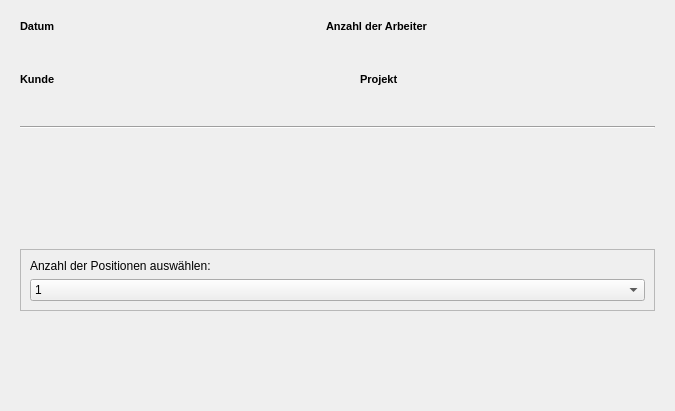
<?xml version="1.0" encoding="UTF-8"?>
<ui version="4.0">
 <class>WizardPage</class>
 <widget class="QWizardPage" name="WizardPage">
  <property name="geometry">
   <rect>
    <x>0</x>
    <y>0</y>
    <width>675</width>
    <height>411</height>
   </rect>
  </property>
  <property name="windowTitle">
   <string>WizardPage</string>
  </property>
  <property name="title">
   <string>Positionen</string>
  </property>
  <property name="subTitle">
   <string>Stunden aufteilen nach Positionen</string>
  </property>
  <layout class="QVBoxLayout" name="verticalLayout">
   <item>
    <widget class="QFrame" name="frame_2">
     <property name="frameShape">
      <enum>QFrame::NoFrame</enum>
     </property>
     <property name="frameShadow">
      <enum>QFrame::Raised</enum>
     </property>
     <layout class="QVBoxLayout" name="verticalLayout_3">
      <property name="spacing">
       <number>40</number>
      </property>
      <property name="bottomMargin">
       <number>9</number>
      </property>
      <item>
       <layout class="QHBoxLayout" name="horizontalLayout">
        <property name="spacing">
         <number>6</number>
        </property>
        <item>
         <widget class="QLabel" name="label_datum">
          <property name="minimumSize">
           <size>
            <width>300</width>
            <height>0</height>
           </size>
          </property>
          <property name="maximumSize">
           <size>
            <width>300</width>
            <height>16777215</height>
           </size>
          </property>
          <property name="font">
           <font>
            <pointsize>8</pointsize>
            <weight>75</weight>
            <bold>true</bold>
           </font>
          </property>
          <property name="text">
           <string>Datum</string>
          </property>
         </widget>
        </item>
        <item>
         <widget class="QLabel" name="label_anzahlak">
          <property name="font">
           <font>
            <pointsize>8</pointsize>
            <weight>75</weight>
            <bold>true</bold>
           </font>
          </property>
          <property name="text">
           <string>Anzahl der Arbeiter</string>
          </property>
         </widget>
        </item>
       </layout>
      </item>
      <item>
       <layout class="QHBoxLayout" name="horizontalLayout_2">
        <item>
         <widget class="QLabel" name="label_kunde">
          <property name="minimumSize">
           <size>
            <width>300</width>
            <height>0</height>
           </size>
          </property>
          <property name="maximumSize">
           <size>
            <width>300</width>
            <height>16777215</height>
           </size>
          </property>
          <property name="font">
           <font>
            <pointsize>8</pointsize>
            <weight>75</weight>
            <bold>true</bold>
           </font>
          </property>
          <property name="text">
           <string>Kunde</string>
          </property>
         </widget>
        </item>
        <item>
         <widget class="QLabel" name="label_projekt">
          <property name="font">
           <font>
            <pointsize>8</pointsize>
            <weight>75</weight>
            <bold>true</bold>
           </font>
          </property>
          <property name="text">
           <string>Projekt</string>
          </property>
         </widget>
        </item>
       </layout>
      </item>
      <item>
       <widget class="Line" name="line">
        <property name="orientation">
         <enum>Qt::Horizontal</enum>
        </property>
       </widget>
      </item>
      <item>
       <spacer name="verticalSpacer">
        <property name="orientation">
         <enum>Qt::Vertical</enum>
        </property>
        <property name="sizeHint" stdset="0">
         <size>
          <width>20</width>
          <height>40</height>
         </size>
        </property>
       </spacer>
      </item>
      <item>
       <widget class="QFrame" name="frame">
        <property name="frameShape">
         <enum>QFrame::StyledPanel</enum>
        </property>
        <property name="frameShadow">
         <enum>QFrame::Raised</enum>
        </property>
        <layout class="QVBoxLayout" name="verticalLayout_2">
         <item>
          <widget class="QLabel" name="label_2">
           <property name="text">
            <string>Anzahl der Positionen auswählen:</string>
           </property>
          </widget>
         </item>
         <item>
          <widget class="QComboBox" name="input_anzahlPos">
           <item>
            <property name="text">
             <string>1</string>
            </property>
           </item>
           <item>
            <property name="text">
             <string>2</string>
            </property>
           </item>
           <item>
            <property name="text">
             <string>3</string>
            </property>
           </item>
           <item>
            <property name="text">
             <string>4</string>
            </property>
           </item>
           <item>
            <property name="text">
             <string>5</string>
            </property>
           </item>
           <item>
            <property name="text">
             <string>6</string>
            </property>
           </item>
           <item>
            <property name="text">
             <string>7</string>
            </property>
           </item>
           <item>
            <property name="text">
             <string>8</string>
            </property>
           </item>
           <item>
            <property name="text">
             <string>9</string>
            </property>
           </item>
           <item>
            <property name="text">
             <string>10</string>
            </property>
           </item>
          </widget>
         </item>
        </layout>
       </widget>
      </item>
      <item>
       <spacer name="verticalSpacer_2">
        <property name="orientation">
         <enum>Qt::Vertical</enum>
        </property>
        <property name="sizeHint" stdset="0">
         <size>
          <width>20</width>
          <height>40</height>
         </size>
        </property>
       </spacer>
      </item>
     </layout>
    </widget>
   </item>
  </layout>
 </widget>
 <resources/>
 <connections/>
</ui>
